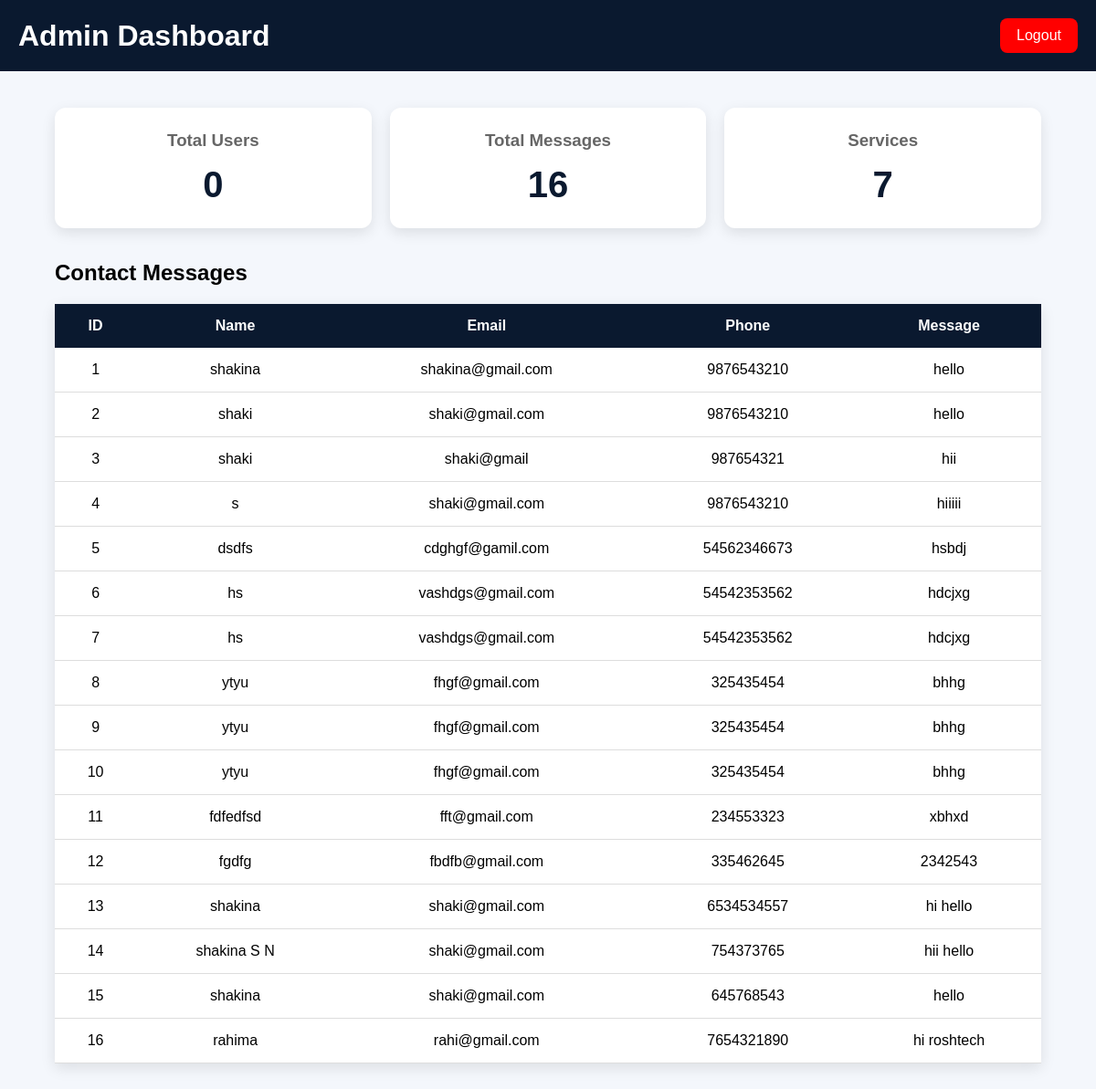
Before: /admin (signed in) with the older database file.
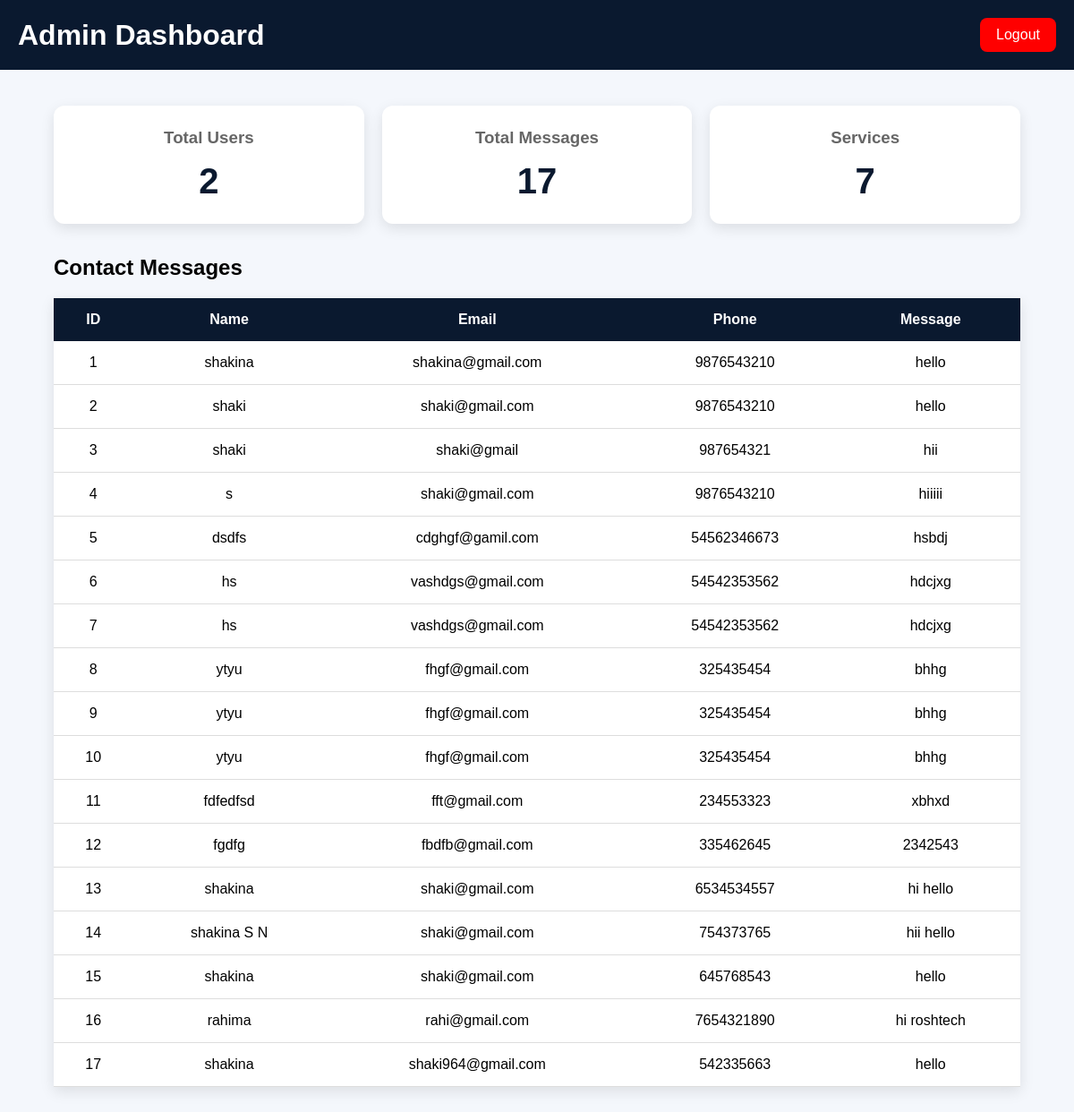
After: the same page with the newer database file.
### tables this page shows
CREATE TABLE contacts(
        id INTEGER PRIMARY KEY AUTOINCREMENT,
        name TEXT,
        email TEXT,
        phone TEXT,
        message TEXT
    );

### app.py (the view)
@app.route("/admin")
def admin():
    if "admin" not in session:
        return redirect("/admin-login")
    conn = sqlite3.connect("contact.db")
    cursor = conn.cursor()
    cursor.execute("SELECT * FROM contacts")
    contacts = cursor.fetchall()
    cursor.execute("SELECT COUNT(*) FROM contacts")
    total_messages = cursor.fetchone()[0]
    cursor.execute("SELECT COUNT(*) FROM users")
    total_users = cursor.fetchone()[0]
    conn.close()
    return render_template(
        "admin.html",
        contacts=contacts,
        total_users=total_users,
        total_messages=total_messages
    )

### templates/admin.html (shortened to what this page needs)
<!DOCTYPE html>
<html lang="en">
<head>
</head>
<body>
<header>
<h1>Admin Dashboard</h1>
<a href="/logout">
Logout
</a>
</header>
<div class="container">
<div class="dashboard-cards">
    <div class="card">
        <h3>Total Users</h3>
        <h1>{{ total_users }}</h1>
    </div>
    <div class="card">
        <h3>Total Messages</h3>
        <h1>{{ total_messages }}</h1>
    </div>
    <div class="card">
        <h3>Services</h3>
        <h1>7</h1>
    </div>
</div>
<h2>Contact Messages</h2>
<table>
<tr>
<th>ID</th>
<th>Name</th>
<th>Email</th>
<th>Phone</th>
<th>Message</th>
</tr>
{% for contact in contacts %}
<tr>
<td>{{ contact[0] }}</td>
<td>{{ contact[1] }}</td>
<td>{{ contact[2] }}</td>
<td>{{ contact[3] }}</td>
<td>{{ contact[4] }}</td>
</tr>
{% endfor %}
</table>
</div>
</body>
</html>

### templates/admin.html (style rules this page uses)
* { margin:0; padding:0; box-sizing:border-box; font-family:Poppins,sans-serif; }
body { background:#f4f7fc; }
header { background:#0A192F; color:white; padding:20px; display:flex; justify-content:space-between; align-items:center; }
header a { color:white; text-decoration:none; background:red; padding:10px 18px; border-radius:8px; }
.container { width:90%; margin:40px auto; }
h2 { margin-bottom:20px; }
table { width:100%; border-collapse:collapse; background:white; box-shadow:0 5px 15px rgba(0,0,0,.1); }
th { background:#0A192F; color:white; padding:15px; }
td { padding:15px; text-align:center; border-bottom:1px solid #ddd; }
.dashboard-cards { display:flex; gap:20px; margin-bottom:35px; }
.card { flex:1; background:white; padding:25px; border-radius:12px; text-align:center; box-shadow:0 5px 15px rgba(0,0,0,.1); }
.card h3 { color:#666; margin-bottom:15px; }
.card h1 { color:#0A192F; font-size:40px; }

Changed rows visible on the page:
added contacts: id "17", name "shakina", email "shaki964@gmail.com", phone "542335663", message "hello"
Other visible differences:
{{ total_users }}: "0" → "2"
{{ total_messages }}: "16" → "17"
